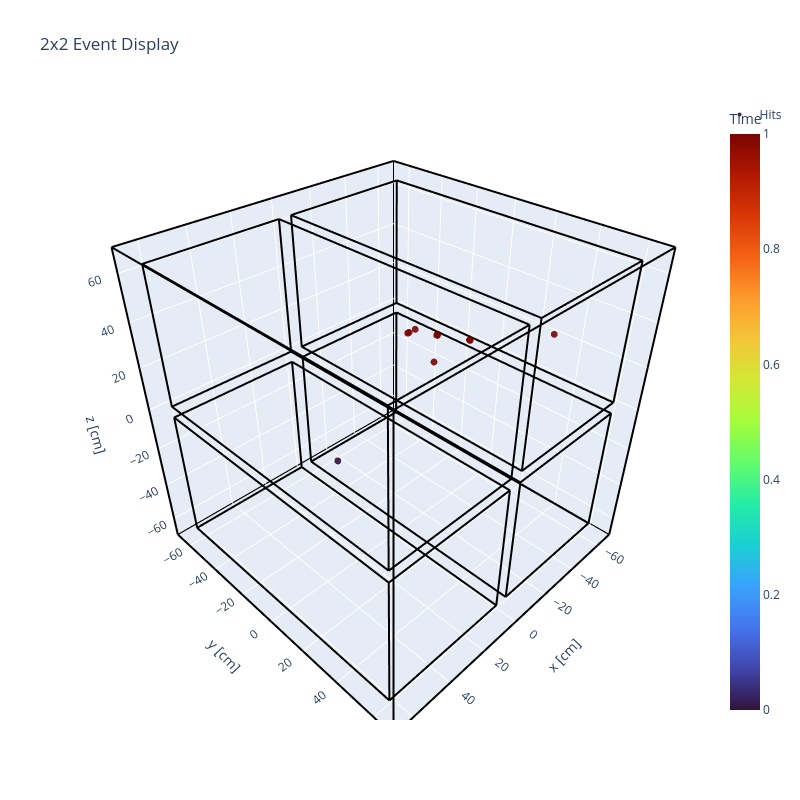

Notebook code cell kept with this figure:
### Code cell
event_display(my_hits_dset)

### Figure 1 — Plotly figure (JSON) as saved in the notebook; plotly's stock layout.template omitted (floating-point values rounded to 4 significant figures)
{"data": [{"marker": {"color": [0, 1, 1, 1, 1, 1, 1, 1, 1, 1], "colorbar": {"title": {"text": "Time"}}, "colorscale": [[0, "#30123b"], [0.07143, "#4145ab"], [0.1429, "#4675ed"], [0.2143, "#39a2fc"], [0.2857, "#1bcfd4"], [0.3571, "#24eca6"], [0.4286, "#61fc6c"], [0.5, "#a4fc3b"], [0.5714, "#d1e834"], [0.6429, "#f3c63a"], [0.7143, "#fe9b2d"], [0.7857, "#f36315"], [0.8571, "#d93806"], [0.9286, "#b11901"], [1, "#7a0402"]], "opacity": 0.9, "size": 4}, "mode": "markers", "name": "Hits", "type": "scatter3d", "x": [12.14, -8.737, -9.488, -12.94, -22.24, -22.24, -31.22, -31.07, -5.369, -46.88], "y": [-22.39, -0.9699, -0.9699, -0.9699, 2.134, 2.522, 11.83, 12.22, 16.1, 40.54], "z": [-32.39, 31.75, 31.75, 31.75, 26.71, 26.71, 24.77, 24.77, 27.49, 32.53]}, {"line": {"color": "black", "width": 4}, "mode": "lines", "showlegend": false, "type": "scatter3d", "x": [-70, 70], "y": [-70, -70], "z": [-70, -70]}, {"line": {"color": "black", "width": 4}, "mode": "lines", "showlegend": false, "type": "scatter3d", "x": [70, 70], "y": [-70, 70], "z": [-70, -70]}, {"line": {"color": "black", "width": 4}, "mode": "lines", "showlegend": false, "type": "scatter3d", "x": [70, -70], "y": [70, 70], "z": [-70, -70]}, {"line": {"color": "black", "width": 4}, "mode": "lines", "showlegend": false, "type": "scatter3d", "x": [-70, -70], "y": [70, -70], "z": [-70, -70]}, {"line": {"color": "black", "width": 4}, "mode": "lines", "showlegend": false, "type": "scatter3d", "x": [-70, 70], "y": [-70, -70], "z": [70, 70]}, {"line": {"color": "black", "width": 4}, "mode": "lines", "showlegend": false, "type": "scatter3d", "x": [70, 70], "y": [-70, 70], "z": [70, 70]}, {"line": {"color": "black", "width": 4}, "mode": "lines", "showlegend": false, "type": "scatter3d", "x": [70, -70], "y": [70, 70], "z": [70, 70]}, {"line": {"color": "black", "width": 4}, "mode": "lines", "showlegend": false, "type": "scatter3d", "x": [-70, -70], "y": [70, -70], "z": [70, 70]}, {"line": {"color": "black", "width": 4}, "mode": "lines", "showlegend": false, "type": "scatter3d", "x": [-70, -70], "y": [-70, -70], "z": [-70, 70]}, {"line": {"color": "black", "width": 4}, "mode": "lines", "showlegend": false, "type": "scatter3d", "x": [70, 70], "y": [-70, -70], "z": [-70, 70]}, {"line": {"color": "black", "width": 4}, "mode": "lines", "showlegend": false, "type": "scatter3d", "x": [70, 70], "y": [70, 70], "z": [-70, 70]}, {"line": {"color": "black", "width": 4}, "mode": "lines", "showlegend": false, "type": "scatter3d", "x": [-70, -70], "y": [70, 70], "z": [-70, 70]}, {"line": {"color": "black", "width": 4}, "mode": "lines", "showlegend": false, "type": "scatter3d", "x": [3.07, 63.93], "y": [-61.85, -61.85], "z": [2.68, 2.68]}, {"line": {"color": "black", "width": 4}, "mode": "lines", "showlegend": false, "type": "scatter3d", "x": [63.93, 63.93], "y": [-61.85, 61.85], "z": [2.68, 2.68]}, {"line": {"color": "black", "width": 4}, "mode": "lines", "showlegend": false, "type": "scatter3d", "x": [63.93, 3.07], "y": [61.85, 61.85], "z": [2.68, 2.68]}, {"line": {"color": "black", "width": 4}, "mode": "lines", "showlegend": false, "type": "scatter3d", "x": [3.07, 3.07], "y": [61.85, -61.85], "z": [2.68, 2.68]}, {"line": {"color": "black", "width": 4}, "mode": "lines", "showlegend": false, "type": "scatter3d", "x": [3.07, 63.93], "y": [-61.85, -61.85], "z": [64.32, 64.32]}, {"line": {"color": "black", "width": 4}, "mode": "lines", "showlegend": false, "type": "scatter3d", "x": [63.93, 63.93], "y": [-61.85, 61.85], "z": [64.32, 64.32]}, {"line": {"color": "black", "width": 4}, "mode": "lines", "showlegend": false, "type": "scatter3d", "x": [63.93, 3.07], "y": [61.85, 61.85], "z": [64.32, 64.32]}, {"line": {"color": "black", "width": 4}, "mode": "lines", "showlegend": false, "type": "scatter3d", "x": [3.07, 3.07], "y": [61.85, -61.85], "z": [64.32, 64.32]}, {"line": {"color": "black", "width": 4}, "mode": "lines", "showlegend": false, "type": "scatter3d", "x": [3.07, 3.07], "y": [-61.85, -61.85], "z": [2.68, 64.32]}, {"line": {"color": "black", "width": 4}, "mode": "lines", "showlegend": false, "type": "scatter3d", "x": [63.93, 63.93], "y": [-61.85, -61.85], "z": [2.68, 64.32]}, {"line": {"color": "black", "width": 4}, "mode": "lines", "showlegend": false, "type": "scatter3d", "x": [63.93, 63.93], "y": [61.85, 61.85], "z": [2.68, 64.32]}, {"line": {"color": "black", "width": 4}, "mode": "lines", "showlegend": false, "type": "scatter3d", "x": [3.07, 3.07], "y": [61.85, 61.85], "z": [2.68, 64.32]}, {"line": {"color": "black", "width": 4}, "mode": "lines", "showlegend": false, "type": "scatter3d", "x": [-3.07, -63.93], "y": [-61.85, -61.85], "z": [2.68, 2.68]}, {"line": {"color": "black", "width": 4}, "mode": "lines", "showlegend": false, "type": "scatter3d", "x": [-63.93, -63.93], "y": [-61.85, 61.85], "z": [2.68, 2.68]}, {"line": {"color": "black", "width": 4}, "mode": "lines", "showlegend": false, "type": "scatter3d", "x": [-63.93, -3.07], "y": [61.85, 61.85], "z": [2.68, 2.68]}, {"line": {"color": "black", "width": 4}, "mode": "lines", "showlegend": false, "type": "scatter3d", "x": [-3.07, -3.07], "y": [61.85, -61.85], "z": [2.68, 2.68]}, {"line": {"color": "black", "width": 4}, "mode": "lines", "showlegend": false, "type": "scatter3d", "x": [-3.07, -63.93], "y": [-61.85, -61.85], "z": [64.32, 64.32]}, {"line": {"color": "black", "width": 4}, "mode": "lines", "showlegend": false, "type": "scatter3d", "x": [-63.93, -63.93], "y": [-61.85, 61.85], "z": [64.32, 64.32]}, {"line": {"color": "black", "width": 4}, "mode": "lines", "showlegend": false, "type": "scatter3d", "x": [-63.93, -3.07], "y": [61.85, 61.85], "z": [64.32, 64.32]}, {"line": {"color": "black", "width": 4}, "mode": "lines", "showlegend": false, "type": "scatter3d", "x": [-3.07, -3.07], "y": [61.85, -61.85], "z": [64.32, 64.32]}, {"line": {"color": "black", "width": 4}, "mode": "lines", "showlegend": false, "type": "scatter3d", "x": [-3.07, -3.07], "y": [-61.85, -61.85], "z": [2.68, 64.32]}, {"line": {"color": "black", "width": 4}, "mode": "lines", "showlegend": false, "type": "scatter3d", "x": [-63.93, -63.93], "y": [-61.85, -61.85], "z": [2.68, 64.32]}, {"line": {"color": "black", "width": 4}, "mode": "lines", "showlegend": false, "type": "scatter3d", "x": [-63.93, -63.93], "y": [61.85, 61.85], "z": [2.68, 64.32]}, {"line": {"color": "black", "width": 4}, "mode": "lines", "showlegend": false, "type": "scatter3d", "x": [-3.07, -3.07], "y": [61.85, 61.85], "z": [2.68, 64.32]}, {"line": {"color": "black", "width": 4}, "mode": "lines", "showlegend": false, "type": "scatter3d", "x": [3.07, 63.93], "y": [-61.85, -61.85], "z": [-2.68, -2.68]}, {"line": {"color": "black", "width": 4}, "mode": "lines", "showlegend": false, "type": "scatter3d", "x": [63.93, 63.93], "y": [-61.85, 61.85], "z": [-2.68, -2.68]}, {"line": {"color": "black", "width": 4}, "mode": "lines", "showlegend": false, "type": "scatter3d", "x": [63.93, 3.07], "y": [61.85, 61.85], "z": [-2.68, -2.68]}, {"line": {"color": "black", "width": 4}, "mode": "lines", "showlegend": false, "type": "scatter3d", "x": [3.07, 3.07], "y": [61.85, -61.85], "z": [-2.68, -2.68]}, {"line": {"color": "black", "width": 4}, "mode": "lines", "showlegend": false, "type": "scatter3d", "x": [3.07, 63.93], "y": [-61.85, -61.85], "z": [-64.32, -64.32]}, {"line": {"color": "black", "width": 4}, "mode": "lines", "showlegend": false, "type": "scatter3d", "x": [63.93, 63.93], "y": [-61.85, 61.85], "z": [-64.32, -64.32]}, {"line": {"color": "black", "width": 4}, "mode": "lines", "showlegend": false, "type": "scatter3d", "x": [63.93, 3.07], "y": [61.85, 61.85], "z": [-64.32, -64.32]}, {"line": {"color": "black", "width": 4}, "mode": "lines", "showlegend": false, "type": "scatter3d", "x": [3.07, 3.07], "y": [61.85, -61.85], "z": [-64.32, -64.32]}, {"line": {"color": "black", "width": 4}, "mode": "lines", "showlegend": false, "type": "scatter3d", "x": [3.07, 3.07], "y": [-61.85, -61.85], "z": [-2.68, -64.32]}, {"line": {"color": "black", "width": 4}, "mode": "lines", "showlegend": false, "type": "scatter3d", "x": [63.93, 63.93], "y": [-61.85, -61.85], "z": [-2.68, -64.32]}, {"line": {"color": "black", "width": 4}, "mode": "lines", "showlegend": false, "type": "scatter3d", "x": [63.93, 63.93], "y": [61.85, 61.85], "z": [-2.68, -64.32]}, {"line": {"color": "black", "width": 4}, "mode": "lines", "showlegend": false, "type": "scatter3d", "x": [3.07, 3.07], "y": [61.85, 61.85], "z": [-2.68, -64.32]}, {"line": {"color": "black", "width": 4}, "mode": "lines", "showlegend": false, "type": "scatter3d", "x": [-3.07, -63.93], "y": [-61.85, -61.85], "z": [-2.68, -2.68]}, {"line": {"color": "black", "width": 4}, "mode": "lines", "showlegend": false, "type": "scatter3d", "x": [-63.93, -63.93], "y": [-61.85, 61.85], "z": [-2.68, -2.68]}, {"line": {"color": "black", "width": 4}, "mode": "lines", "showlegend": false, "type": "scatter3d", "x": [-63.93, -3.07], "y": [61.85, 61.85], "z": [-2.68, -2.68]}, {"line": {"color": "black", "width": 4}, "mode": "lines", "showlegend": false, "type": "scatter3d", "x": [-3.07, -3.07], "y": [61.85, -61.85], "z": [-2.68, -2.68]}, {"line": {"color": "black", "width": 4}, "mode": "lines", "showlegend": false, "type": "scatter3d", "x": [-3.07, -63.93], "y": [-61.85, -61.85], "z": [-64.32, -64.32]}, {"line": {"color": "black", "width": 4}, "mode": "lines", "showlegend": false, "type": "scatter3d", "x": [-63.93, -63.93], "y": [-61.85, 61.85], "z": [-64.32, -64.32]}, {"line": {"color": "black", "width": 4}, "mode": "lines", "showlegend": false, "type": "scatter3d", "x": [-63.93, -3.07], "y": [61.85, 61.85], "z": [-64.32, -64.32]}, {"line": {"color": "black", "width": 4}, "mode": "lines", "showlegend": false, "type": "scatter3d", "x": [-3.07, -3.07], "y": [61.85, -61.85], "z": [-64.32, -64.32]}, {"line": {"color": "black", "width": 4}, "mode": "lines", "showlegend": false, "type": "scatter3d", "x": [-3.07, -3.07], "y": [-61.85, -61.85], "z": [-2.68, -64.32]}, {"line": {"color": "black", "width": 4}, "mode": "lines", "showlegend": false, "type": "scatter3d", "x": [-63.93, -63.93], "y": [-61.85, -61.85], "z": [-2.68, -64.32]}, {"line": {"color": "black", "width": 4}, "mode": "lines", "showlegend": false, "type": "scatter3d", "x": [-63.93, -63.93], "y": [61.85, 61.85], "z": [-2.68, -64.32]}, {"line": {"color": "black", "width": 4}, "mode": "lines", "showlegend": false, "type": "scatter3d", "x": [-3.07, -3.07], "y": [61.85, 61.85], "z": [-2.68, -64.32]}], "layout": {"height": 800, "scene": {"aspectmode": "cube", "xaxis": {"range": [-70, 70], "title": {"text": "x [cm]"}}, "yaxis": {"range": [-70, 70], "title": {"text": "y [cm]"}}, "zaxis": {"range": [-70, 70], "title": {"text": "z [cm]"}}}, "title": {"text": "2x2 Event Display"}, "width": 800}}
